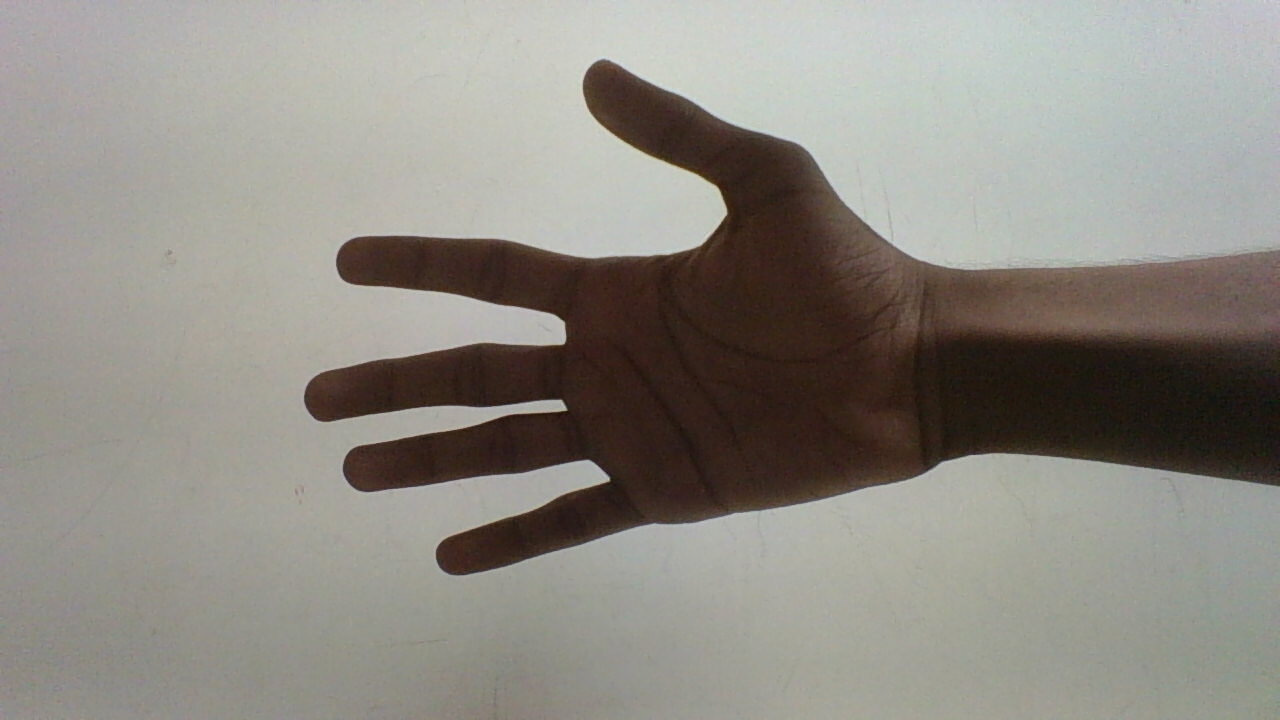
#> input picture sample images/Open 1.jpg, 1280 x 720 px
$ python Input.py   (older library calls are emulated)
#> lines starting #> are read from the running program, lines starting #| are printed output that depends on the picture; after the words box and inside, x2 and y2 are one past the last pixel; in counts of white or black regions, pixels touching at a corner belong together
#> further down, img is the input picture: shape (720, 1280, 3); mean B, G, R 131.9, 139.2, 142.9
### Recognise.py
import numpy as np
import cv2
f=open("onoff.txt","w")

def recognise(img):
    img_hsv = cv2.cvtColor(img, cv2.COLOR_BGR2HSV)
#> img_hsv: shape (720, 1280, 3); mean H, S, V 33.4, 37.9, 144.3
    img_gray = img_hsv[:,:,1]
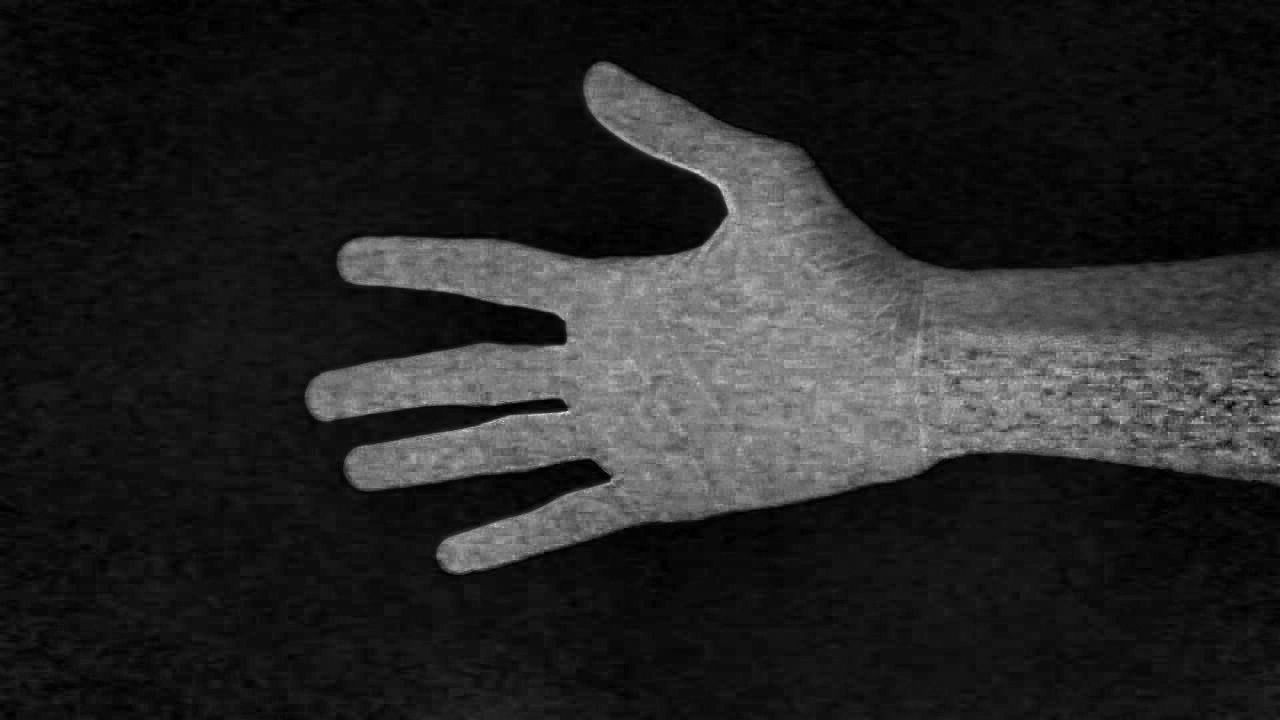
#> img_gray: shape (720, 1280); min 0, max 230, mean 37.9
    img_filtered = cv2.GaussianBlur(img_gray, (25, 25), 5)
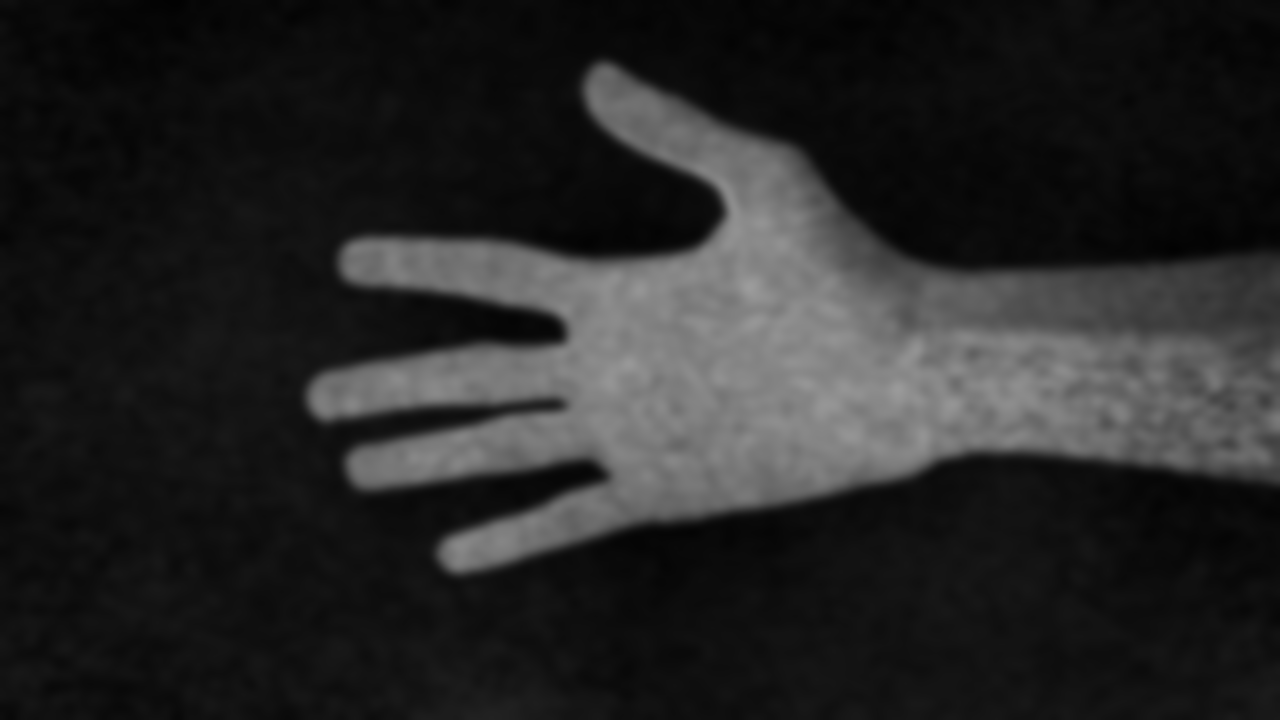
#> img_filtered: shape (720, 1280); min 2, max 156, mean 37.9
    _, img_thresh = cv2.threshold(img_filtered, 0, 255, cv2.THRESH_BINARY + cv2.THRESH_OTSU)
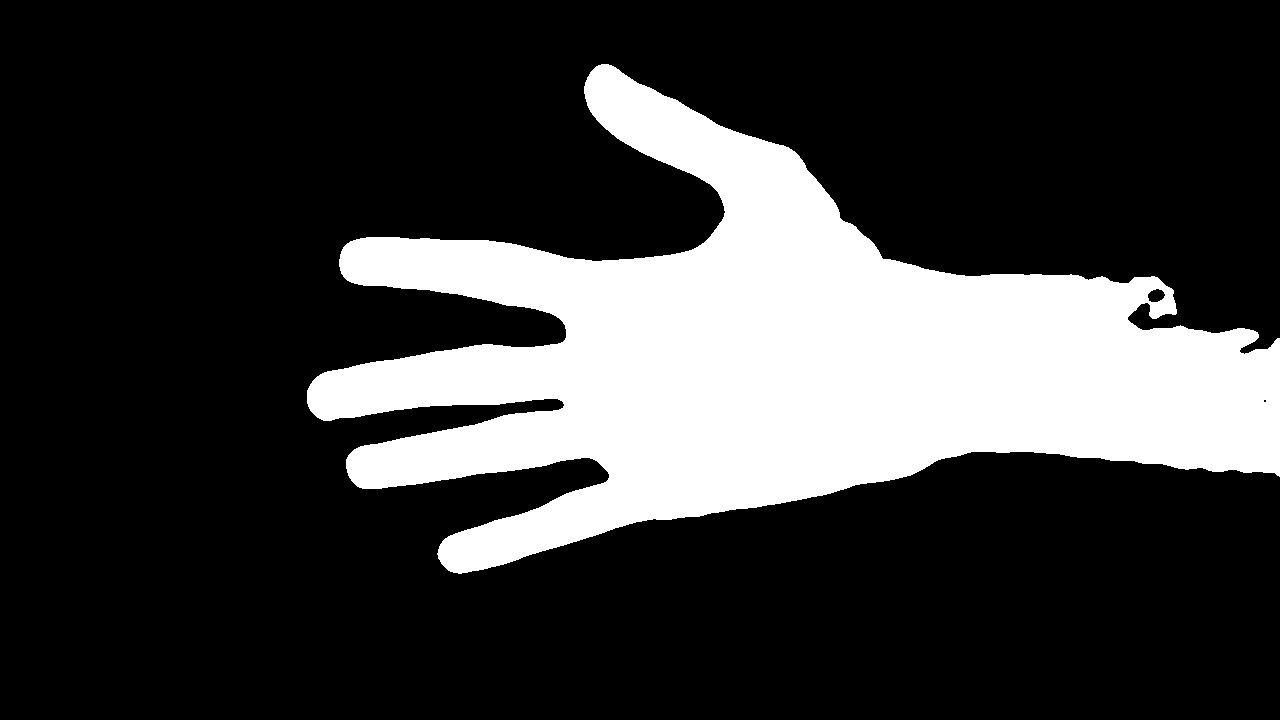
#> img_thresh: shape (720, 1280); 23% white; 1 white region, box (x1, y1, x2, y2) and area: (307, 64, 1280, 574) 212296
    img_thresh = cv2.copyMakeBorder(img_thresh, 0, 0, 0, 50, cv2.BORDER_CONSTANT, value=255)
#> img_thresh: shape (720, 1330); 25.9% white; 1 white region, box (x1, y1, x2, y2) and area: (307, 0, 1330, 720) 248296
    kernel = np.ones((8, 8), np.uint8)
    img_thresh = cv2.dilate(img_thresh,kernel,iterations = 1)#cv2.GaussianBlur(img_thresh, (25, 25), 5)
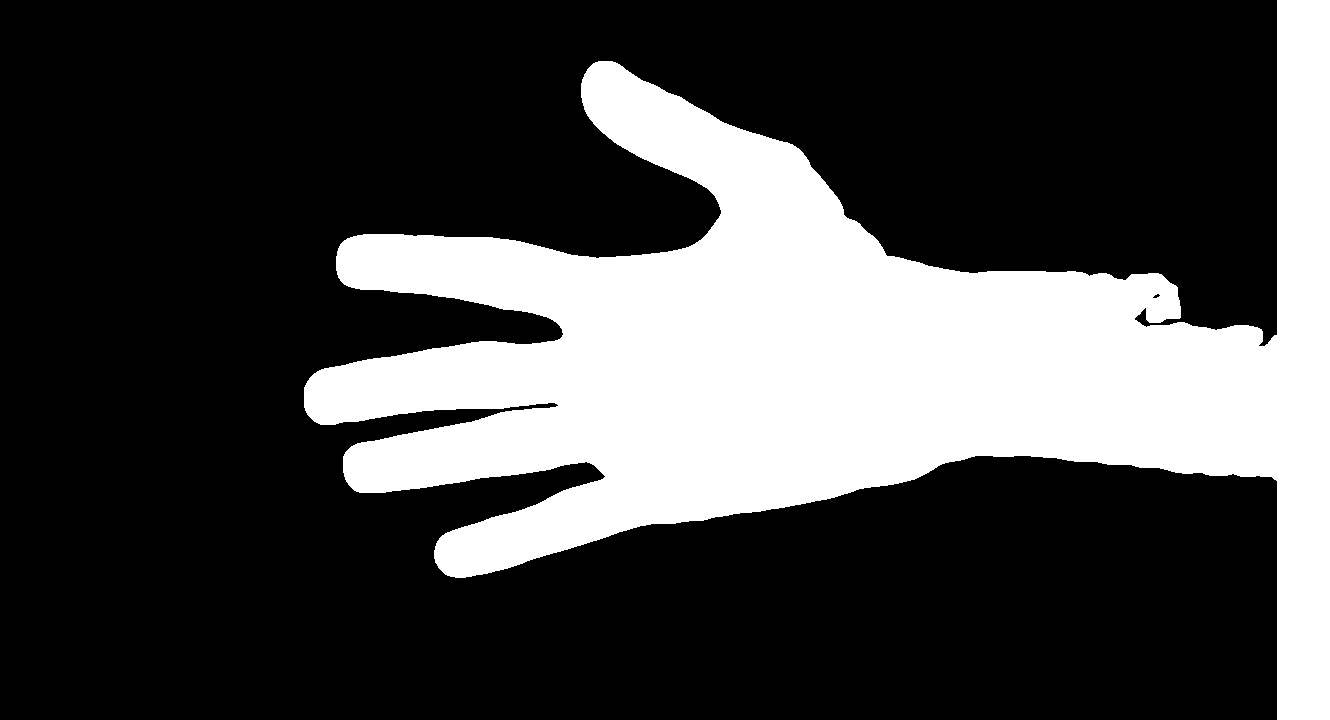
#> img_thresh: shape (720, 1330); 27.9% white; 1 white region
    img = cv2.copyMakeBorder(img, 0, 0, 50, 50, cv2.BORDER_REPLICATE)
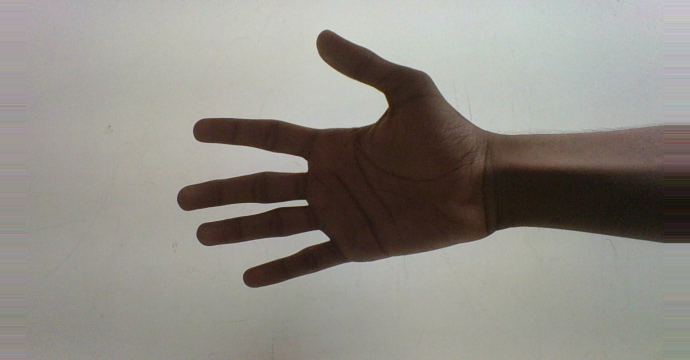
#> img: shape (720, 1380, 3) (shown at 1/2 size); mean B, G, R 132.3, 139.2, 143
    _, contours, _ = cv2.findContours(img_thresh, cv2.RETR_TREE, cv2.CHAIN_APPROX_SIMPLE)
#> contours = 2 contours; box (x1, y1, x2, y2) and area: (304, 0, 1330, 720) 264353, (1152, 293, 1161, 299) 23
    cnt = contours[0]
#> cnt = contour of 1463 points, box (x1, y1, x2, y2) (304, 0, 1330, 720), area 264353
    hull = cv2.convexHull(cnt, returnPoints=True)
#> hull = contour of 22 points, box (x1, y1, x2, y2) (304, 0, 1330, 720), area 575807
    #hull_inv = cv2.convexHull(cnt, returnPoints=False)
    epsilon = 0.02*cv2.arcLength(cnt,True)
#> epsilon = 111.8
    poly = cv2.approxPolyDP(cnt,epsilon,True)
#> poly = contour of 13 points, box (x1, y1, x2, y2) (305, 0, 1330, 720), area 268075
    flag = len(poly)
#> flag = 13
    print(flag)
#| 13
    if(flag<=8):
        f.write("0")
        #insert logic for off
    else:
        f.write("1")
        #insert logic for on


    cv2.drawContours(img, [poly], 0, (0, 255, 0), 3)
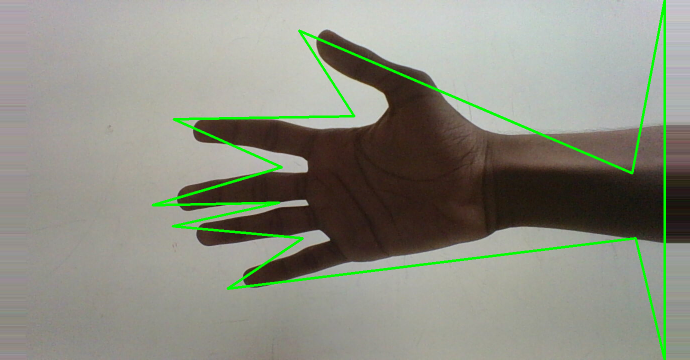
#> img: shape (720, 1380, 3) (shown at 1/2 size); 2.4% of pixels changed, all inside (x1, y1, x2, y2) = (303, 0, 1332, 720)
    # [7 lines of commented-out code are left out]


# [9 lines left out: function explore, not called in this run]

### Input.py
import cv2
from Recognise import recognise
from Recognise import explore

img = cv2.imread("sample images/Open 1.jpg")
recognise(img)
#explore(img)

$ run again, with sample images/2 F.jpg copied over sample images/Open 1.jpg
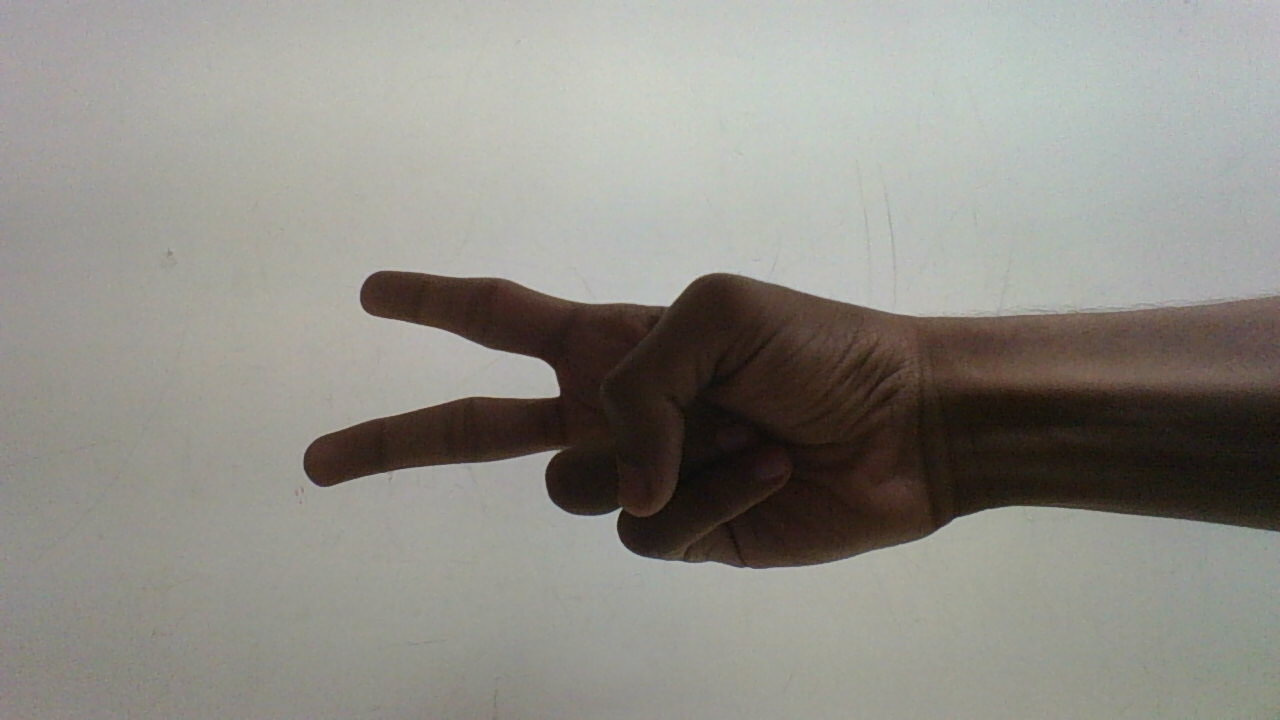
#> input picture sample images/2 F.jpg, 1280 x 720 px
#> img is the input picture: shape (720, 1280, 3); mean B, G, R 135.5, 142.2, 144.2
#> img_hsv: shape (720, 1280, 3); mean H, S, V 36.2, 31.7, 145.9
#> in recognise, `_, img_thresh = cv2.threshold(img_filtered, 0, 255, cv2.THRESH_BINARY ..`:
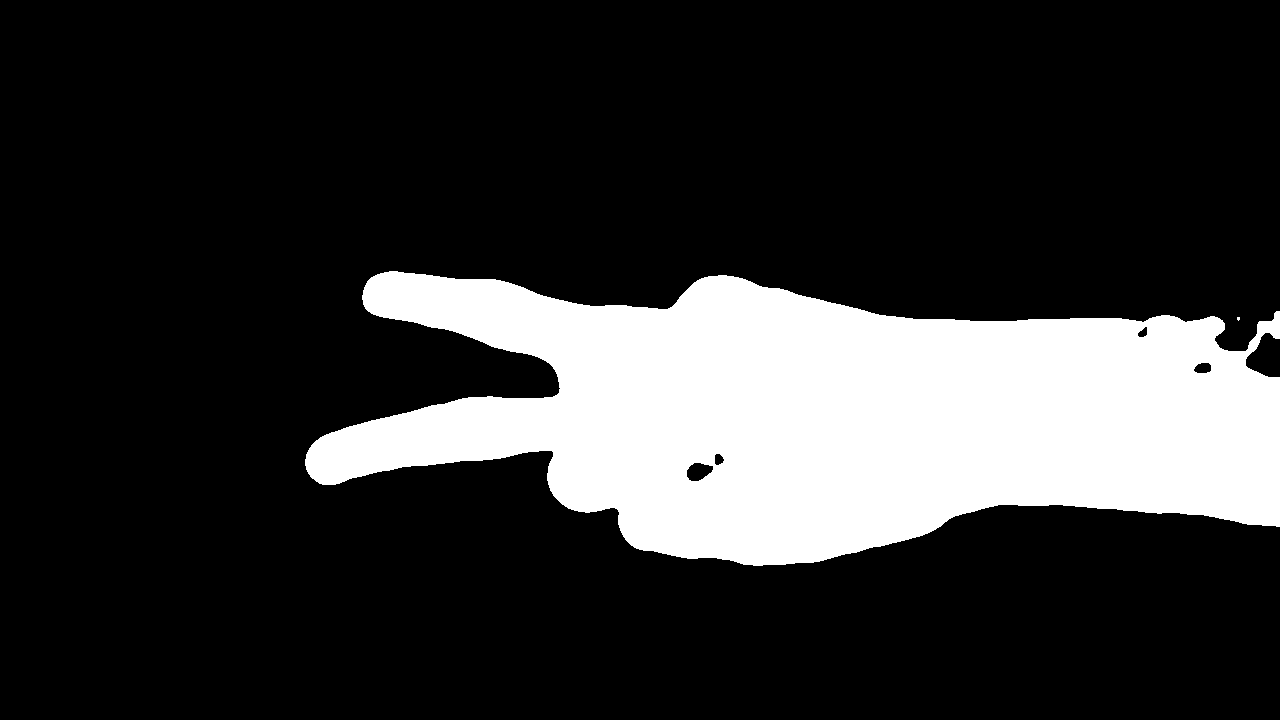
#> img_thresh: shape (720, 1280); 19.8% white; 2 white regions (1 under 20 px), largest, box (x1, y1, x2, y2) and area: (305, 271, 1280, 566) 182734
#> in recognise, `img = cv2.copyMakeBorder(img, 0, 0, 50, 50, cv2.BORDER_REPLICATE)`:
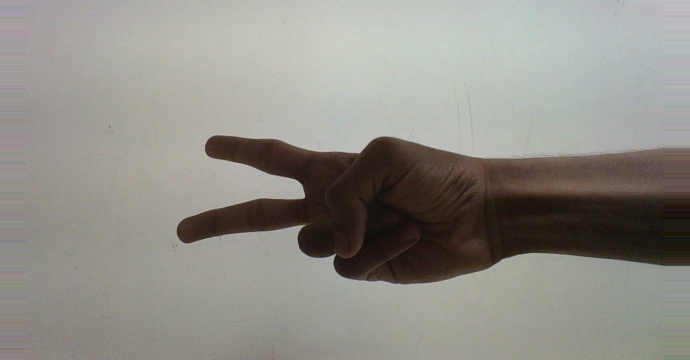
#> img: shape (720, 1380, 3) (shown at 1/2 size); mean B, G, R 135.4, 141.7, 143.9
#> contours = 5 contours, 1 with area under 20; largest, box (x1, y1, x2, y2) and area: (302, 0, 1330, 720) 230590, (1250, 338, 1278, 375) 605, (691, 467, 707, 479) 98, (1234, 314, 1244, 325) 89
#> cnt = [[1234, 314], [1234, 323], [1235, 324], [1242, 324], [1243, 323], [1243, 314]]
#> hull = [[1243, 314], [1243, 323], [1242, 324], [1235, 324], [1234, 323], [1234, 314]]
#> epsilon = 0.737
#> poly has the same summary as cnt
#> flag = 6
#| 6

$ run again, with sample images/2018-04-02-135458.jpg copied over sample images/Open 1.jpg
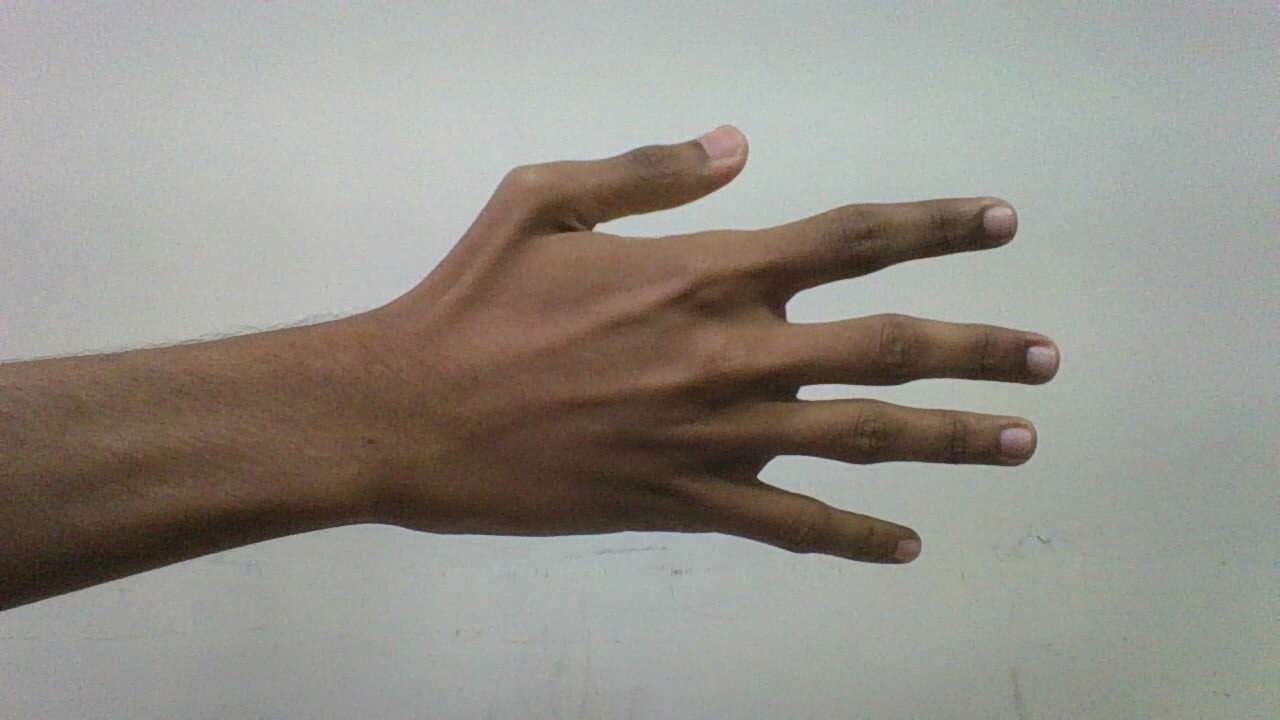
#> input picture sample images/2018-04-02-135458.jpg, 1280 x 720 px
#> img is the input picture: shape (720, 1280, 3); mean B, G, R 137.4, 145, 148.3
#> img_hsv: shape (720, 1280, 3); mean H, S, V 50.5, 36.9, 152
#> in recognise, `_, img_thresh = cv2.threshold(img_filtered, 0, 255, cv2.THRESH_BINARY ..`:
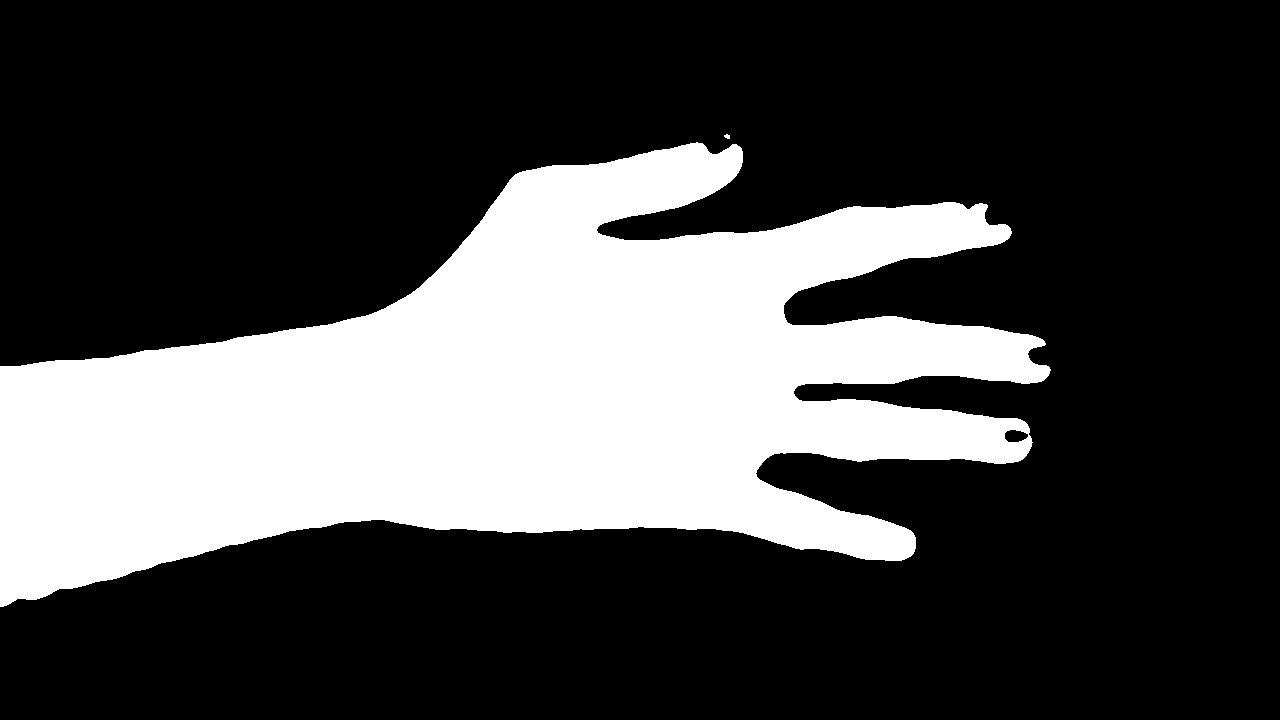
#> img_thresh: shape (720, 1280); 27.9% white; 2 white regions, box (x1, y1, x2, y2) and area: (0, 142, 1051, 607) 256897, (724, 134, 730, 139) 22
#> contours = 3 contours; box (x1, y1, x2, y2) and area: (0, 131, 1055, 611) 271661, (1277, 0, 1330, 720) 37388, (1009, 434, 1022, 440) 41
#> cnt = contour of 1319 points, box (x1, y1, x2, y2) (0, 131, 1055, 611), area 271661
#> hull = contour of 22 points, box (x1, y1, x2, y2) (0, 131, 1055, 611), area 376696
#> epsilon = 88.99
#> poly = contour of 11 points, box (x1, y1, x2, y2) (0, 131, 1050, 611), area 299392
#> flag = 11
#| 11
#> in recognise, `cv2.drawContours(img, [poly], 0, (0, 255, 0), 3)`:
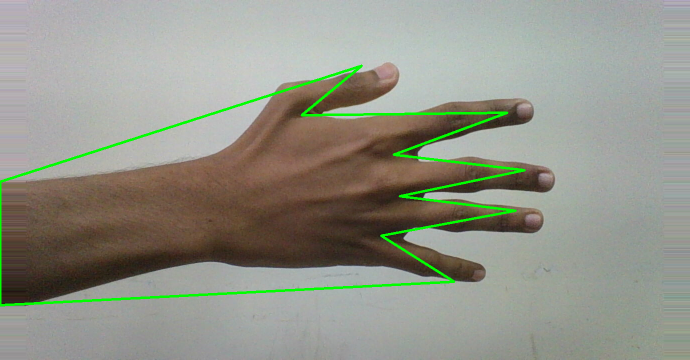
#> img: shape (720, 1380, 3) (shown at 1/2 size); mean B, G, R 135.7, 147.7, 145.8
